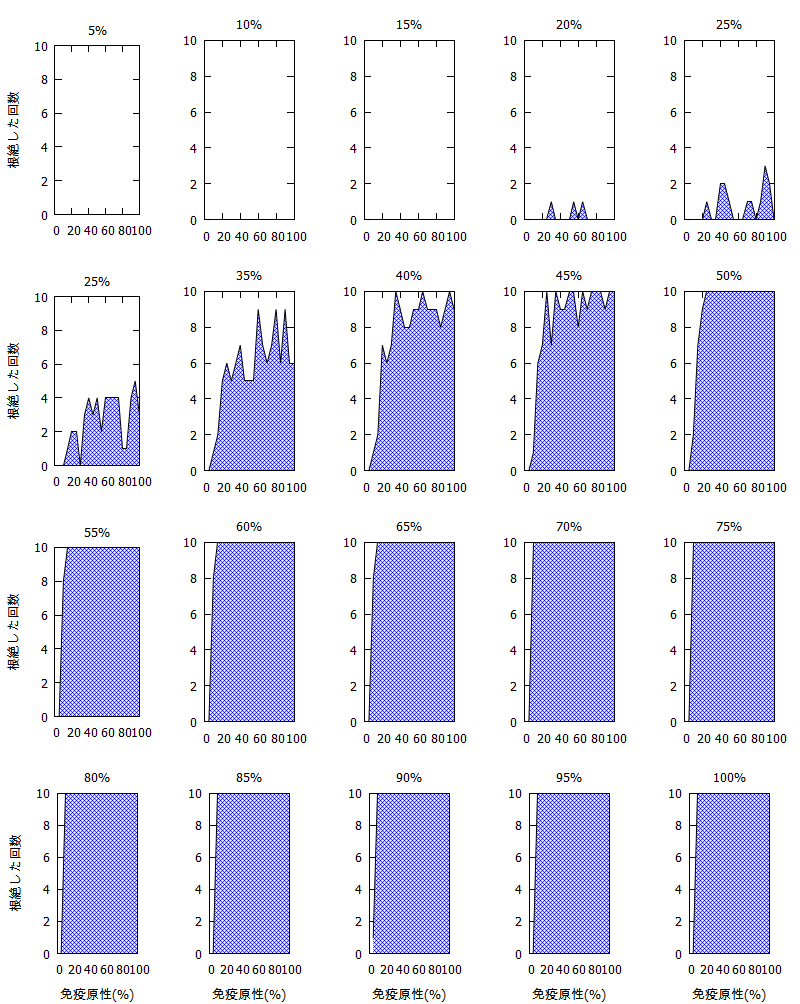

Write gnuplot code to recreate this figure.
# set pm3d map
set terminal wxt size 800,1500

set size square
set size ratio 2
# set pm3d at b
set multiplot layout 4,5
unset key
# set title "100%"

set xlabel "免疫原性(%)"
set ylabel "根絶した回数"
unset xlabel
unset ylabel

set xrange [0:100]
set yrange [0:10]
set style line 1 lc 3
set style fill pattern 2 border
set style data lines

set ylabel "根絶した回数"
set title "5%" offset 0,-0.5
plot 'section-ih5.txt' u 1:2:3 linestyle 1 w filledcu, '' u 1:2 lt -1 notitle, '' u 1:3 lt -1 notitle

unset ylabel
set title "10%"
plot 'section-ih10.txt' u 1:2:3 linestyle 1 w filledcu, '' u 1:2 lt -1 notitle, '' u 1:3 lt -1 notitle

unset ylabel
set title "15%"
plot 'section-ih15.txt' u 1:2:3 linestyle 1 w filledcu, '' u 1:2 lt -1 notitle, '' u 1:3 lt -1 notitle

unset ylabel
set title "20%"
plot 'section-ih20.txt' u 1:2:3 linestyle 1 w filledcu, '' u 1:2 lt -1 notitle, '' u 1:3 lt -1 notitle

unset ylabel
set title "25%"
plot 'section-ih25.txt' u 1:2:3 linestyle 1 w filledcu, '' u 1:2 lt -1 notitle, '' u 1:3 lt -1 notitle

set ylabel "根絶した回数"
plot 'section-ih30.txt' u 1:2:3 linestyle 1 w filledcu, '' u 1:2 lt -1 notitle, '' u 1:3 lt -1 notitle

unset ylabel
set title "35%"
plot 'section-ih35.txt' u 1:2:3 linestyle 1 w filledcu, '' u 1:2 lt -1 notitle, '' u 1:3 lt -1 notitle

unset ylabel
set title "40%"
plot 'section-ih40.txt' u 1:2:3 linestyle 1 w filledcu, '' u 1:2 lt -1 notitle, '' u 1:3 lt -1 notitle

unset ylabel
set title "45%"
plot 'section-ih45.txt' u 1:2:3 linestyle 1 w filledcu, '' u 1:2 lt -1 notitle, '' u 1:3 lt -1 notitle

unset ylabel
set title "50%"
plot 'section-ih50.txt' u 1:2:3 linestyle 1 w filledcu, '' u 1:2 lt -1 notitle, '' u 1:3 lt -1 notitle

set ylabel "根絶した回数"
set title "55%"
plot 'section-ih55.txt' u 1:2:3 linestyle 1 w filledcu, '' u 1:2 lt -1 notitle, '' u 1:3 lt -1 notitle

# ------------
unset ylabel
set title "60%"
plot 'section-ih60.txt' u 1:2:3 linestyle 1 w filledcu, '' u 1:2 lt -1 notitle, '' u 1:3 lt -1 notitle

set title "65%"
plot 'section-ih65.txt' u 1:2:3 linestyle 1 w filledcu, '' u 1:2 lt -1 notitle, '' u 1:3 lt -1 notitle

set title "70%"
plot 'section-ih70.txt' u 1:2:3 linestyle 1 w filledcu, '' u 1:2 lt -1 notitle, '' u 1:3 lt -1 notitle

set title "75%"
plot 'section-ih75.txt' u 1:2:3 linestyle 1 w filledcu, '' u 1:2 lt -1 notitle, '' u 1:3 lt -1 notitle

# ------------
set ylabel "根絶した回数"
set xlabel "免疫原性(%)"
set title "80%"
plot 'section-ih80.txt' u 1:2:3 linestyle 1 w filledcu, '' u 1:2 lt -1 notitle, '' u 1:3 lt -1 notitle

unset ylabel
set title "85%"
plot 'section-ih85.txt' u 1:2:3 linestyle 1 w filledcu, '' u 1:2 lt -1 notitle, '' u 1:3 lt -1 notitle

set title "90%"
plot 'section-ih90.txt' u 1:2:3 linestyle 1 w filledcu, '' u 1:2 lt -1 notitle, '' u 1:3 lt -1 notitle

set title "95%"
plot 'section-ih95.txt' u 1:2:3 linestyle 1 w filledcu, '' u 1:2 lt -1 notitle, '' u 1:3 lt -1 notitle

set title "100%"
plot 'section-ih100.txt' u 1:2:3 linestyle 1 w filledcu, '' u 1:2 lt -1 notitle, '' u 1:3 lt -1 notitle

# unset xlabel
# set format x ""
# set ylabel "根絶した回数"
# set tmargin 1
# set lmargin 8
# set bmargin 2
# set rmargin 0
# plot 'section-ih100.txt' u 1:2:3 linestyle 1 w filledcu, '' u 1:2 lt -1 notitle, '' u 1:3 lt -1 notitle


# unset xlabel
# set format x ""
# unset ylabel
# set tmargin 1
# set lmargin 2
# set bmargin 2
# set rmargin 6
# plot 'section-ih100.txt' u 1:2:3 linestyle 1 w filledcu, '' u 1:2 lt -1 notitle, '' u 1:3 lt -1 notitle


# set tmargin 0
# set lmargin 8
# set bmargin 3
# set rmargin 0
# plot 'section-ih100.txt' u 1:2:3 linestyle 1 w filledcu, '' u 1:2 lt -1 notitle, '' u 1:3 lt -1 notitle



pause -1
